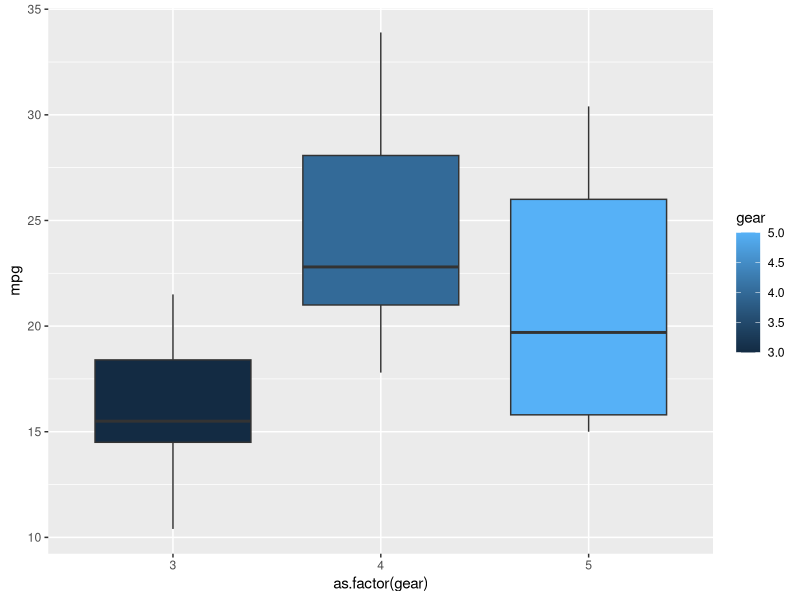

R code for this plot: (Note: this script raises an error after producing the figure.)
## ---- chunk 1
x = 5:55
# represents the numbers from 5 to 55
sum (x)
# This is the sum of numbers from 5 to 55
 
## ---- chunk 2
sumfun <- function(n)
  sum(5:n)
# assigned variable sumfun the function n.

sumfun(10)
# sum(5:10). Sum of numbers from 5 to 10

sumfun(20)
# sum(5:20). Sum of numbers from 5 to 20

sumfun(100)
# sum(5:100). Sum of numbers from 5 to 100

## ---- chunk 3
# Fibonaaci series
Flare <- function(a) {
  if(a <= 1) {
    return(a)
  } else {
    return(Flare(a-1) + Flare(a-2))
  }
}
# Assigned variable Flare the function a.
# Function a is returned if the a function is less or equal to 1. Otherwise the function a -1 added to the function a -2 is returned.
for(x in 1:12){
print(Flare(x))
}
# The for loop where the loop variable is x and expression 1 is numbers 1 to 12 using the operator :. Expression 2 prints function a in terms of the loop variable. 

## ---- chunk 4
library(ggplot2)
# This loads ggplot 
ggplot(data=mtcars, aes(x=as.factor(gear), y=mpg, fill=gear)) + geom_boxplot()
# The function ggplot initiates a new plot. Data used is mtcars. Graph represents miles per gallon as a fuctnion of then number of gears
# fill is used to fill in gears
# geom_boxplot is what determines the graph to be a boxplot.

## ---- chunk 5
y<- cars$dist; x<- cars$speed
type<- lm(formula = "y~x")
type
# distance from cars data set assigned variable y. speed from cars data set assigned variable x.

summary(type)

#Intercept: -17.5791 Fitted Slope: 3.9324 Standard Deviation Speed: 0.4155 Standard Deviation Distance: 6.7584
## ---- chunk 6
library(grid)
library(gridExtra)
library(gtable)
lm.scatter <- ggplot(cars, aes(x=speed, y=dist)) +
  geom_point(color='#2980B9', size = 4) + xlim(c(0, 25)) +
  geom_smooth(method=lm, se=FALSE, fullrange=TRUE, color='#2C3E50') + 
  labs(title='Linear Relationship Between Speed and Breaking Distance')
grid.arrange(lm.scatter)
# The grid, girdExtra and gtable are loaded

## ---- chunk 7
new_speed <- cars$speed * (5280/3600)
line<-lm(dist ~ 0+ new_speed + I(new_speed^2),cars)
summary(line)
## ---- chunk 8
library(ggplot2)
# This loads ggplot
y <- cars$dist; x <- cars$new_speed
# Distance in car data is assigned variable y; The variable new_speed is assigned the variable x
ggplot(cars,aes(new_speed,dist)) +
  geom_point(color='Black', size = 1) + xlim(c(0,40)) +
  geom_smooth(method = "lm", formula = "y ~ 0 + x + I(x^2)",  color="red", fullrange='TRUE') + labs(title= 'Reaction Time for Driver to Start Breaking ', y = 'Stopping Distance (feet)', x = "Speed")
# The first line starts ggplot using car data set - Where x is new_speed and y is distance
# The second line plots a scatter plot.The colour of dots are black and the size is 1. 
# xlim is used to set the x-axis limits between 0 to 40
# The result 0.84479 can be deemed a resonable reaction speed
